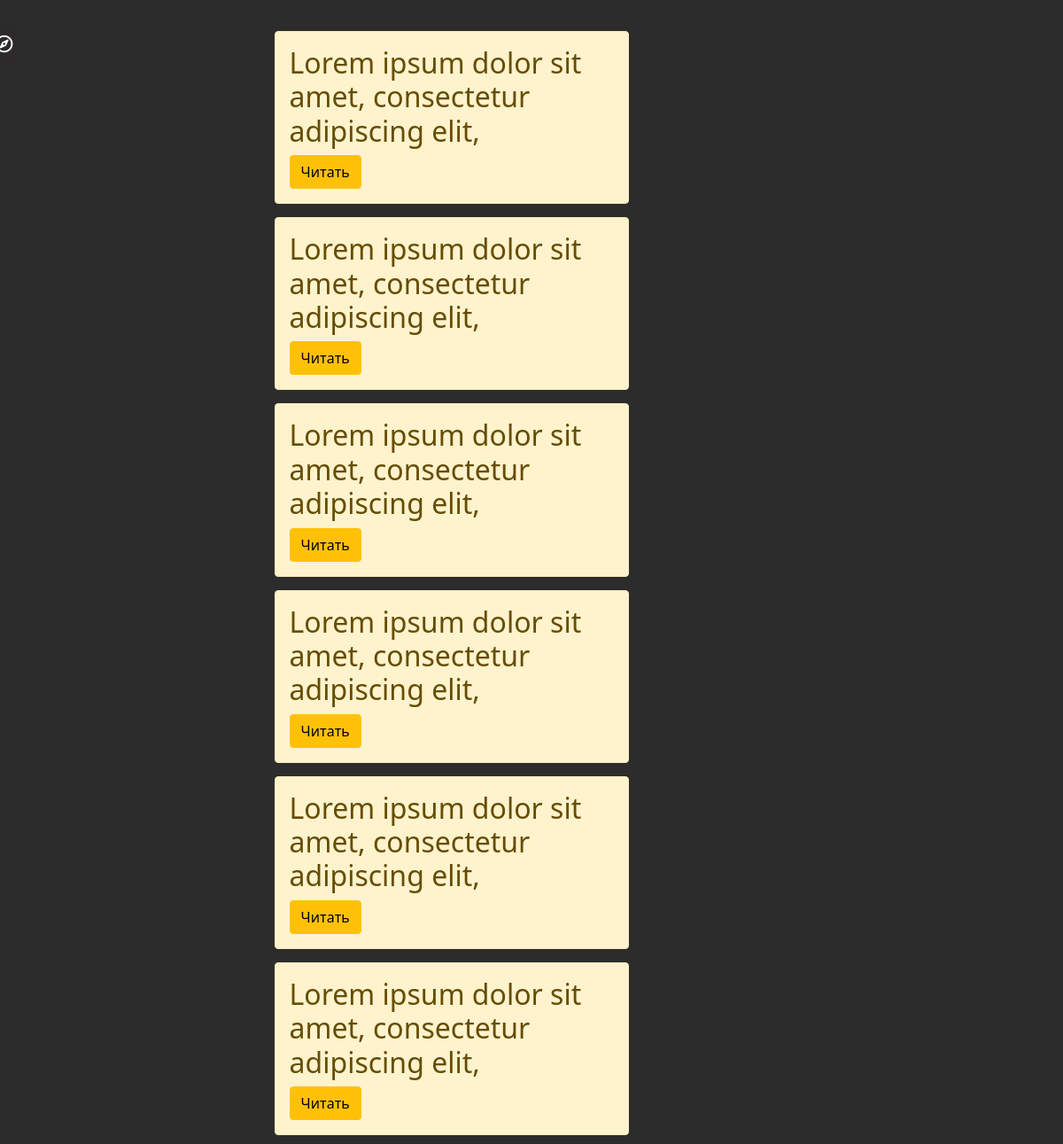
The app's page /notes/ with its own data.
### notes/models.py (models this page shows, shortened)
class Articles(models.Model):
    title = models.CharField('Title', max_length=150)
    full_text = models.TextField('Note', null=True)
    date = models.DateTimeField('Date of publication', null=True)
    class Meta:
        verbose_name = 'Note'
        verbose_name_plural = 'Notes'

### notes/views.py (the view)
# urls.py: path('', views.notes_home, name='notes_home'),
def notes_home(request):
    notes = Articles.objects.all()
    return render(request, 'notes/notes_home.html', {'notes': notes})

### notes/templates/notes/notes_home.html (shortened to what this page needs)
{% extends 'main/layout.html' %}
{% load i18n %}
{% block contentrt %}
         {% if notes %}
            {% for el in notes %}
    <div class="wrapper__notes">
        <section class="alert alert-warning">
            <h2 class="notes__title">{{ el.title }}</h2>
            <div class="notes__items">
                <div class="notes__item">
                    <a href="{% url 'notes-detail' el.id %}" class="btn btn-warning"> {% trans 'Читать' %}</a>
                </div>
            </div>
        </section>
    </div>
            {% endfor %}
         {% else %}
            <p>У вас нет записей!</p>
         {% endif %}
{% endblock %}

### main/static/main/css/main.css (style rules this page uses)
body { background: #2c2c2c; padding: 0px 1.2em; }
.alert-warning { clear: both; width: 400px; text-align: left; margin: 5px 25%; z-index: 1; }
.wrapper__notes { display: grid; min-height: 10vh; grid-template: minmax(10px, auto) 1fr minmax(5px, auto) / 1fr; }

### main/templates/main/layout.html (style rules this page uses)
a { text-decoration: none; }

### records on screen
Articles: title "Lorem ipsum dolor sit amet, consectetur adipiscing elit,"
Articles: title "Lorem ipsum dolor sit amet, consectetur adipiscing elit,"
Articles: title "Lorem ipsum dolor sit amet, consectetur adipiscing elit,"
Articles: title "Lorem ipsum dolor sit amet, consectetur adipiscing elit,"
Articles: title "Lorem ipsum dolor sit amet, consectetur adipiscing elit,"
Articles: title "Lorem ipsum dolor sit amet, consectetur adipiscing elit,"
